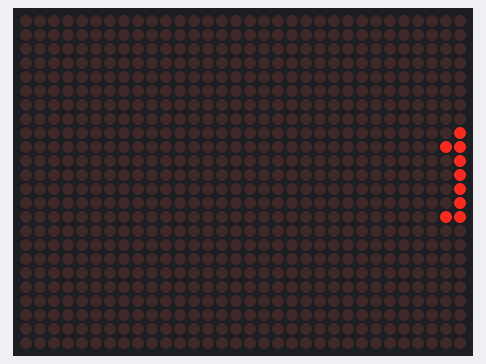
Bench run of a sketch on a simulated ESP8266 (NodeMCU). Shown: 32×24 LED matrix. WiFi joins after 1.5 s; servers stay silent unless stated; what the sketch prints to the serial monitor is not drawn.

Above: at 1.6 s.
At 2.28 s:
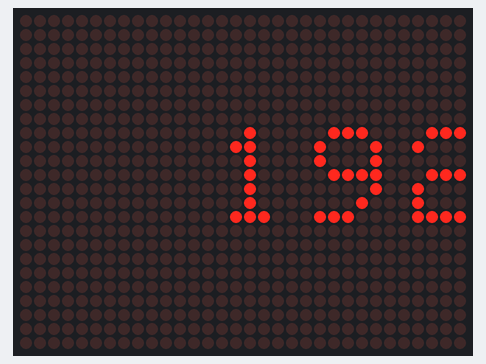
At 2.97 s:
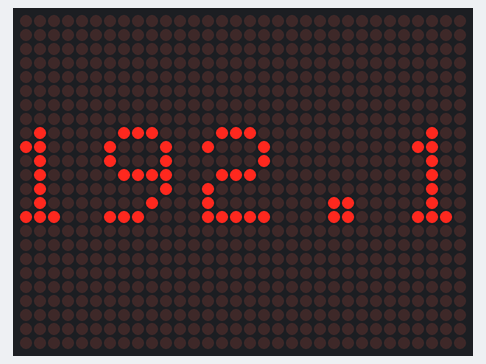
At 4.47 s:
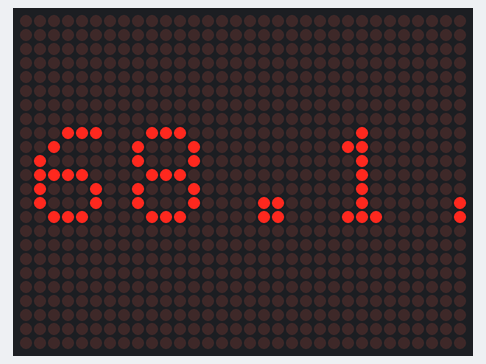
At 5.98 s:
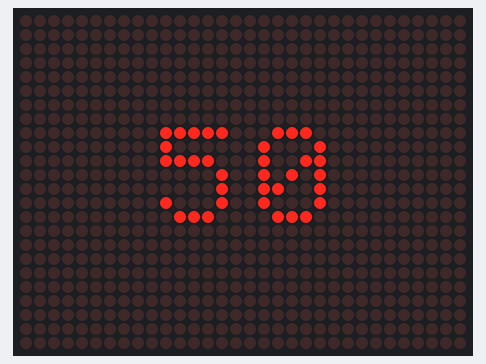
At 7.48 s:
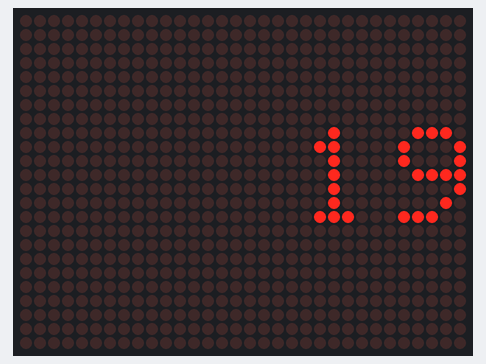

The sketch:

mensaje_matriz.ino
```cpp
/*
NodeMCU pines    -> Matrix pines
MOSI-D7-GPIO13   -> DIN (Dato de entrada)
CLK-D5-GPIO14    -> Clk ()
GPIO0-D3         -> CS o LOAD (Pin de matriz)
*/

#include <ESP8266WiFi.h> // Wifi
#include <ESP8266WebServer.h> // Convertir a servidor web
#include <SPI.h> //
#include <Adafruit_GFX.h>
#include <Max72xxPanel.h>

#define SSID "ELBA CABARCAS"                      // insertar  SSID
#define PASS "32682418Am"                    // insertar  password
//Serial.begin(115200);                           // full speed to monitor

// ******************* Se define el encabezado de la página client-browser ************************************
String form =
"<!DOCTYPE html>"
 "<head>"
"<title>ARQUITECTURA</title>"
"<meta charset='utf-8'>"
"<meta name='viewport' content='width=device-width, initial-scale=1'>"
"<style>"
"* {"
  "box-sizing: border-box;"
"}"
"/* Style the header Titulo*/"
"header {"
 " background-color: #468;"
  "padding: 30px;"
  "text-align: center;"
  "font-size: 35px;"
  "color: white;"
"}"

"/* Create two columns/boxes that floats next to each other */"
"nav {"
 " float: left;"
  "width: 30%;"
  "height: 300px; /* only for demonstration, should be removed */"
  "background: #E6E6FA;"
  "padding: 20px;"
"}"
"/* Style the list inside the menu */"
"nav ul {"
 " list-style-type: none;"
  "padding: 0;"
"}"
"article {"
  "float: left;"
  "padding: 20px;"
  "width: 70%;"
  "background-color: #f1f1f1;"
  "height: 300px; /* only for demonstration, should be removed */"
"}"
"/* Clear floats after the columns */"
"section:after {"
  "content: "";"
  "display: table;"
  "clear: both;"
"}"
"/* Style the footer */"
"footer {"
  "background-color: #468;"
  "padding: 10px;"
  "text-align: center;"
  "color: white;"
"}"
"/* Responsive layout - makes the two columns/boxes stack on top of each other instead of next to each other, on small screens */"
"@media (max-width: 600px) {"
 " nav, article {"
    "width: 100%;"
    "height: auto;"
  "}"
"}"
"</style>"
"</head>"
"<body>"
"<header>"
  "<h1>Pantalla LED para publicidad</h1>"
"</header>"
"<section>"
  "<nav>"
    "<ul>"
    "<center>"
    "<img src='http://www.visionpublicitaria.com.mx/wp-content/uploads/2016/10/vision-publicitaria-logo-600.png' width='170' height='150'></center>"
      "<h3>Objetivo</h3>"
"<p>Facilitar que un producto o servicio se dé a conocer mediante pantalla de led, que ofrecen la posibilidad de transmitir el mensaje publicitario a pie de la calle.</p>"
      "</ul>"
  "</nav>"
  "<article>"
    "<form action='msg'><br>Ingresa mensaje<br><input type='text' name='msg'size=40 autofocus><br><br><input type='submit' value='Enviar'></form>"
  "</article>"
"</section>"
"<footer>"
  "<h4>____________________________</h4>"
  "<h4>Ingenieria Electronica</h4>"
  "<h3>By AUTOMATED PARKING</h3>"
  "<h4>_____________________________________</h4>"

"</footer>"
"</body>";

ESP8266WebServer server(80);                             // HTTP servidor usando puerto 80
long period;
int offset=1,refresh=0;
int pinCS = 0; // Attach CS to this pin, DIN to MOSI and CLK to SCK (cf http://arduino.cc/en/Reference/SPI )
int numberOfHorizontalDisplays = 4;
int numberOfVerticalDisplays = 3;
String decodedMsg;
Max72xxPanel matrix = Max72xxPanel(pinCS, numberOfHorizontalDisplays, numberOfVerticalDisplays);
//Serial.println(decodeMsg);

String tape = "Arduino";
int wait = 45; // Tiempo en espera en milisegundos
int spacer = 2; // Espacio que existe entre caracter y caracter
int width = 5 + spacer; // Ancho del caracter son 5 pixels

/*
 * maneja los mensajes que provienen del navegador web, restaura algunos caracteres especiales
 * y construye las cadenas que se pueden enviar a la pantalla Oled.
*/
void handle_msg() {

  matrix.fillScreen(LOW);
  server.send(20, "text/html", form);    // Enviar la misma página para que puedan enviar otro mensaje
  refresh=1;
  // Mostrar mensaje en Oled
  String msg = server.arg("msg");
  Serial.println(msg);
  decodedMsg = msg;
  // Restaurar caracteres especiales malformados a %char por el navegador del cliente
  decodedMsg.replace("+", " ");
  decodedMsg.replace("%21", "!");
  decodedMsg.replace("%22", "");
  decodedMsg.replace("%23", "#");
  decodedMsg.replace("%24", "$");
  decodedMsg.replace("%25", "%");
  decodedMsg.replace("%26", "&");
  decodedMsg.replace("%27", "'");
  decodedMsg.replace("%28", "(");
  decodedMsg.replace("%29", ")");
  decodedMsg.replace("%2A", "*");
  decodedMsg.replace("%2B", "+");
  decodedMsg.replace("%2C", ",");
  decodedMsg.replace("%2F", "/");
  decodedMsg.replace("%3A", ":");
  decodedMsg.replace("%3B", ";");
  decodedMsg.replace("%3C", "<");
  decodedMsg.replace("%3D", "=");
  decodedMsg.replace("%3E", ">");
  decodedMsg.replace("%3F", "?");
  decodedMsg.replace("%40", "@");
  decodedMsg.replace("%164", "~");
  Serial.println(decodedMsg);                   // impresion en monitor serial

  Serial.println(' ');                          // nueva linea en monitor serial
}

void setup(void) {
matrix.setIntensity(10); // Intensidad del brillo entre 0 a 15

// Adjust to your own needs
//  matrix.setPosition(0, 1, 0); // La primera pantalla está en <0, 0>
//  matrix.setPosition(1, 0, 0); // La segunda pantalla está en <1, 0>

// Adjust to your own needs
  matrix.setPosition(0, 7, 0); // La primera pantalla está en <0, 7>
  matrix.setPosition(1, 6, 0); // La segunda pantalla está en <1, 0>
  matrix.setPosition(2, 5, 0); // La tercera pantalla está en <2, 0>
  matrix.setPosition(3, 4, 0); // And the last display is at <3, 0>
  matrix.setPosition(4, 3, 0); // La primera pantalla está en <0, 0>
  matrix.setPosition(5, 2, 0); // La segunda pantalla está en <1, 0>
  matrix.setPosition(6, 1, 0); // La tercera pantalla está en <2, 0>
  matrix.setPosition(7, 0, 0); //         Y la ultima está en <3, 0>

// La primera pantalla se coloca boca abajo
  matrix.setRotation(0, 3);
  matrix.setRotation(1, 3);
  matrix.setRotation(2, 3);
  matrix.setRotation(3, 3);
  matrix.setRotation(4, 3);
  matrix.setRotation(5, 3);
  matrix.setRotation(6, 3);
  matrix.setRotation(7, 3);


//ESP.wdtDisable();                               // used to debug, disable wachdog timer,
  Serial.begin(115200);                           // full speed to monitor

  WiFi.begin(SSID, PASS);                         // Connect to WiFi network
  while (WiFi.status() != WL_CONNECTED) {         // Wait for connection
    delay(500);
    Serial.print(".");
  }
  // Set up the endpoints for HTTP server,  Endpoints can be written as inline functions:
  server.on("/", []() {
    server.send(200, "text/html", form);
  });
  server.on("/msg", handle_msg);                  // And as regular external functions:
  server.begin();                                 // Start the server


  Serial.print("SSID : ");                        // prints SSID in monitor
  Serial.println(SSID);                           // to monitor

  char result[16];
  sprintf(result, "%3d.%3d.%1d.%3d", WiFi.localIP()[0], WiFi.localIP()[1], WiFi.localIP()[2], WiFi.localIP()[3]);
  Serial.println();
  Serial.println(result);
  decodedMsg = result;
  Serial.println("WebServer ready!   ");

  Serial.println(WiFi.localIP());                 // Serial monitor prints localIP
  Serial.print(analogRead(A0));

}


void loop(void) {

  for ( int i = 0 ; i < width * decodedMsg.length() + matrix.width() - 1 - spacer; i++ ) {
    server.handleClient();                        // checks for incoming messages
    if (refresh==1) i=0;
    refresh=0;
    matrix.fillScreen(LOW);

    int letter = i / width;
    int x = (matrix.width() - 1) - i % width;
    int y = (matrix.height() - 8) / 2; // center the text vertically

    while ( x + width - spacer >= 0 && letter >= 0 ) {
      if ( letter < decodedMsg.length() ) {
        matrix.drawChar(x, y, decodedMsg[letter], HIGH, LOW, 1);
      }

      letter--;
      x -= width;
    }

    matrix.write(); // Send bitmap to display

    delay(wait);
  }
}
```

Measured:
- by itself, everything shown: repeats every 5.5 s, in 120 steps
